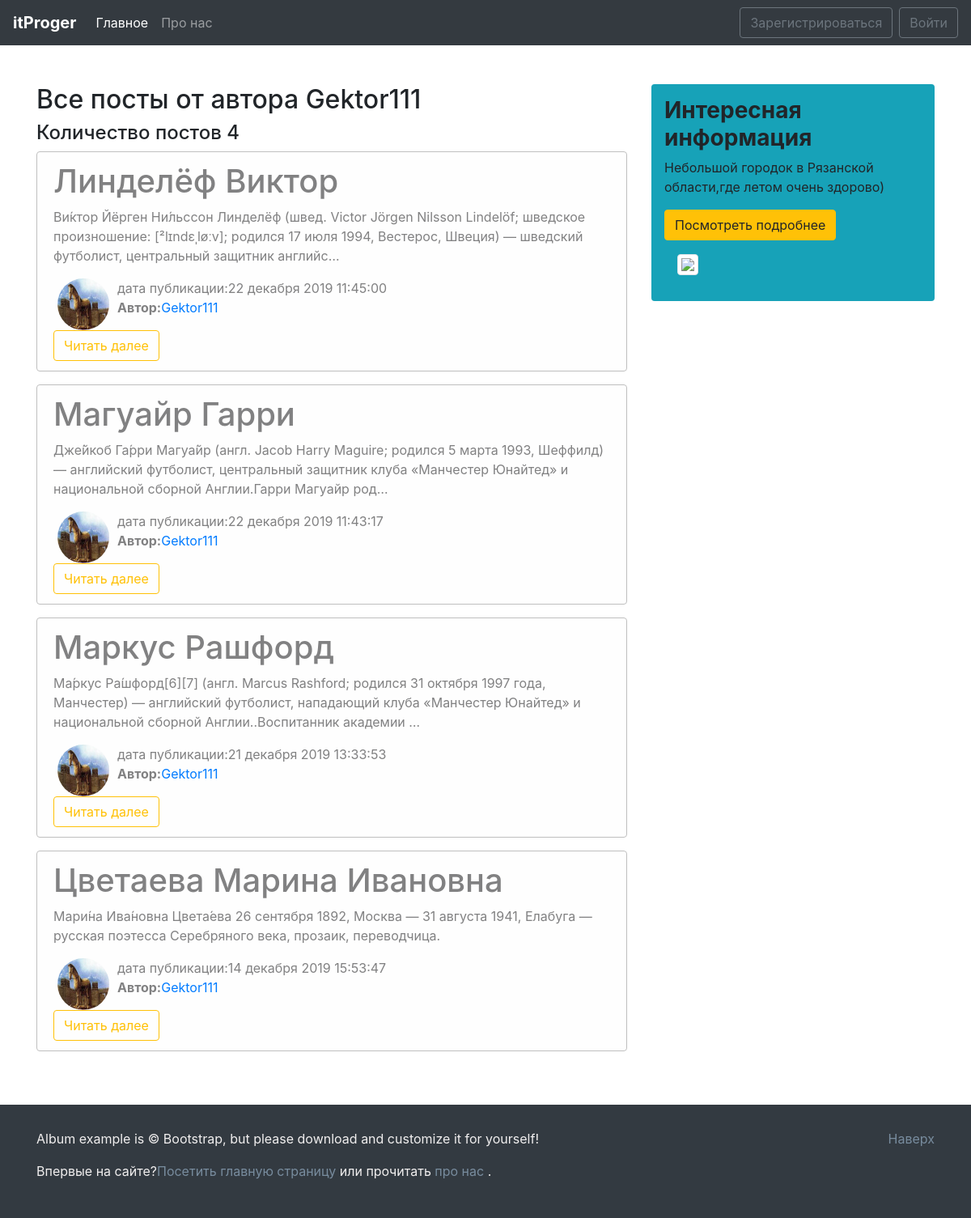
/posts/Gektor111/, run on the app's committed database.
### blog/models.py (models this page shows, shortened)
class Posts(models.Model):
    title = models.CharField(max_length=100)
    text = models.TextField()
    date = models.DateTimeField(default=timezone.now)
    avtor = models.ForeignKey(User, on_delete=models.CASCADE)

### users/models.py (models this page shows, shortened)
class Profile(models.Model):
    user = models.OneToOneField(User, on_delete=models.CASCADE)
    img = models.ImageField(default='default.jpg', upload_to='user_images')

### blog/views.py (the view)
# urls.py: path('posts/<str:username>/', views.UserAllNewsView.as_view(), name="user-posts"),
class UserAllNewsView(ListView):
    model = Posts
    template_name = 'blog/user_posts.html'
    context_object_name = "news"
    paginate_by = 5
    def get_queryset(self):
        user = get_object_or_404(User, username=self.kwargs.get('username'))
        return Posts.objects.filter(avtor=user).order_by('-date')
    def get_context_data(self, **kwards):
        ctx = super(UserAllNewsView, self).get_context_data(**kwards)
        ctx['title'] = f"Все посты от пользователя {self.kwargs.get('username')}"
        return ctx

### blog/templates/blog/user_posts.html (shortened to what this page needs)
{% extends 'blog/main.html' %}
{% block main_section %}
    <h2>Все посты от автора {{ view.kwargs.username }} </h2>
    <h4>Количество постов {{ page_obj.paginator.count }}</h4>
    {% for i in news %}
        <div class="alert alert-light">
            <h1>{{i.title}}</h1>
            <p>{{i.text|striptags|truncatechars:200 }}</p>
            <div class="row">
                <div>
                    {%if i.avtor.profile.img %}
                        <img src="{{ i.avtor.profile.img.url }}" alt="{{ i.avtor }}" class="user_image">
                    {% else %}
                        <img src="/media/default.jpg" alt="{{ i.avtor }}" class="user_image">
                    {% endif %}
                </div>
                <div>
                    <span class="text-nuted">дата публикации:{{i.date|date:"d E Y H:i:s"}}</span>
                    <p><b>Автор:</b><a href="{% url 'user-posts' i.avtor %}">{{i.avtor}}</a></p>
                </div>
            </div>
            <a href="{% url 'posts-detail' i.id %}" class="btn btn-outline-warning">Читать далее</a>
        </div>
    {% endfor %}
{% endblock main_section %}
{% block aside_news_section %}
<h3><b>Интересная информация</b></h3>
<p>Небольшой городок в Рязанской области,где летом очень здорово)</p>
<a href="https://ru.wikipedia.org/wiki/%D0%9D%D0%BE%D0%B2%D0%BE%D0%BC%D0%B8%D1%87%D1%83%D1%80%D0%B8%D0%BD%D1%81%D0%BA" targer="_blank"><button class="btn btn-warning">Посмотреть подробнее</button>
                   </a>
 <div class="p-3 bm-3">
                        <img src="https://i.ytimg.com/vi/X3PkGiKIpcA/maxresdefault.jpg" class="img-thumbnail">
                   </div>
{% endblock aside_news_section %}

### blog/static/blog/main.css (style rules this page uses)
body { background: white }
img { max-width: 100%!important; }
.alert-light { border-color: #bfbfbf }
.user_image { width: 64px; height: 64px; border-radius: 50%; margin-right: 10px; margin-left: 20px; }

### data on the page
Posts: title "Линделёф Виктор", text "Ви́ктор Йёрген Ни́льссон Линделёф (швед. Victor Jörgen Nilsson Lindelöf; шведское произношение: [²lɪndɛˌløːv]; родился 17 июля 1994, Вестерос, Швеция) — шведский футболист, центральный защитник английс…", avtor.profile.img (picture), date "22 декабря 2019 11:45:00", avtor "Gektor111"
Posts: title "Магуайр Гарри", text "Дже́йкоб Га́рри Магуа́йр (англ. Jacob Harry Maguire; родился 5 марта 1993, Шеффилд) — английский футболист, центральный защитник клуба «Манчестер Юнайтед» и национальной сборной Англии.Гарри Магуайр род…", avtor.profile.img (picture), date "22 декабря 2019 11:43:17", avtor "Gektor111"
Posts: title "Маркус Рашфорд", text "Ма́ркус Ра́шфорд[6][7] (англ. Marcus Rashford; родился 31 октября 1997 года, Манчестер) — английский футболист, нападающий клуба «Манчестер Юнайтед» и национальной сборной Англии..Воспитанник академии …", avtor.profile.img (picture), date "21 декабря 2019 13:33:53", avtor "Gektor111"
Posts: title "Цветаева Марина Ивановна", text "Мари́на Ива́новна Цвета́ева 26 сентября 1892, Москва — 31 августа 1941, Елабуга — русская поэтесса Серебряного века, прозаик, переводчица.", avtor.profile.img (picture), date "14 декабря 2019 15:53:47", avtor "Gektor111"

### other printed values
{{ view.kwargs.username }} "Gektor111"
{{ page_obj.paginator.count }} "4"
